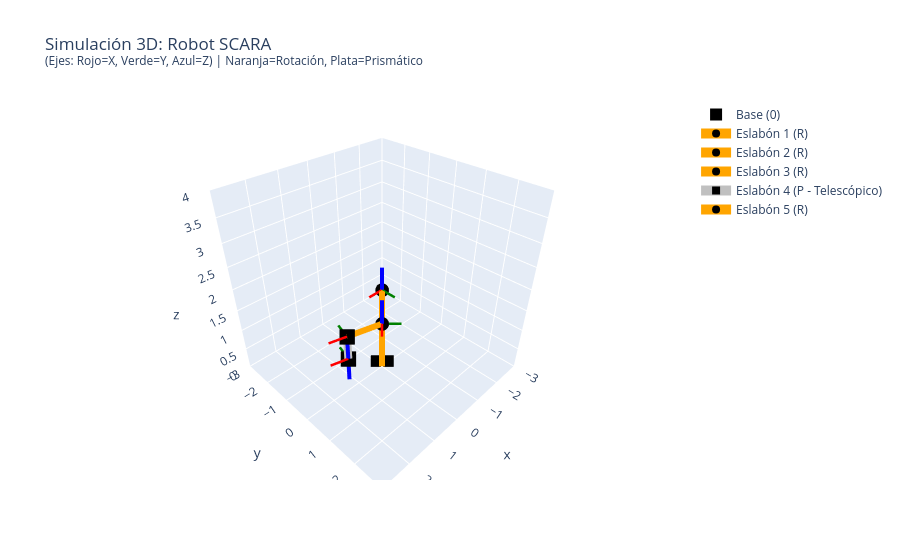

The notebook cell this image was saved under:
### Markdown cell above
### 4.4 El Robot SCARA - RRPR
Arquitectura predominante en líneas de ensamblaje (Pick and Place). Su diseño, con ejes de revolución paralelos, le otorga alta rigidez estructural en el plano vertical (compliance selectiva) garantizando trayectorias planas a alta velocidad de ejecución.
- **Articulaciones:** 2 de Revolución (movimiento planar), 1 Prismática (descenso vertical), y 1 de Revolución (orientación final).

### Code cell
# Variables articulares
q1, q2, q3_baja, q4_herramienta = 45, -60, 0.5, 0  

dh_scara = [
    {'a': 0,   'alpha': 0,   'd': 2.0, 'theta': 0,  'type': 'R'}, # Pilar fijo (Base al Hombro)
    {'a': 1.5, 'alpha': 0,   'd': 0,   'theta': q1, 'type': 'R'}, # Hombro horizontal (O1 en el codo)
    {'a': 1.0, 'alpha': 180, 'd': 0,   'theta': q2, 'type': 'R'}, # Codo horizontal (invierte Z hacia abajo)
    {'a': 0,   'alpha': 0,   'd': q3_baja, 'theta': 0, 'type': 'P'}, # Baja la herramienta (Prismática)
    {'a': 0,   'alpha': 0,   'd': 0,   'theta': q4_herramienta, 'type': 'R'} # Rota la herramienta
]

plot_robot_dh(dh_scara, "Robot SCARA")

### Figure 1 — Plotly figure (JSON) as saved in the notebook; plotly's stock layout.template omitted (floating-point values rounded to 4 significant figures)
{"data": [{"marker": {"color": "black", "size": 12, "symbol": "square"}, "mode": "markers", "name": "Base (0)", "type": "scatter3d", "x": [0], "y": [0], "z": [0]}, {"line": {"color": "orange", "width": 12}, "marker": {"color": "black", "size": 8, "symbol": "circle"}, "mode": "lines+markers", "name": "Eslabón 1 (R)", "type": "scatter3d", "x": [0, 0], "y": [0, 0], "z": [0, 2]}, {"line": {"color": "red", "width": 5}, "mode": "lines", "showlegend": false, "type": "scatter3d", "x": [0, 0.5], "y": [0, 0], "z": [2, 2]}, {"line": {"color": "green", "width": 5}, "mode": "lines", "showlegend": false, "type": "scatter3d", "x": [0, 0], "y": [0, 0.5], "z": [2, 2]}, {"line": {"color": "blue", "width": 8}, "mode": "lines", "showlegend": false, "type": "scatter3d", "x": [0, 0], "y": [0, 0], "z": [2, 2.5]}, {"line": {"color": "orange", "width": 12}, "marker": {"color": "black", "size": 8, "symbol": "circle"}, "mode": "lines+markers", "name": "Eslabón 2 (R)", "type": "scatter3d", "x": [0, 1.061], "y": [0, 1.061], "z": [2, 2]}, {"line": {"color": "red", "width": 5}, "mode": "lines", "showlegend": false, "type": "scatter3d", "x": [1.061, 1.414], "y": [1.061, 1.414], "z": [2, 2]}, {"line": {"color": "green", "width": 5}, "mode": "lines", "showlegend": false, "type": "scatter3d", "x": [1.061, 0.7071], "y": [1.061, 1.414], "z": [2, 2]}, {"line": {"color": "blue", "width": 8}, "mode": "lines", "showlegend": false, "type": "scatter3d", "x": [1.061, 1.061], "y": [1.061, 1.061], "z": [2, 2.5]}, {"line": {"color": "orange", "width": 12}, "marker": {"color": "black", "size": 8, "symbol": "circle"}, "mode": "lines+markers", "name": "Eslabón 3 (R)", "type": "scatter3d", "x": [1.061, 2.027], "y": [1.061, 0.8018], "z": [2, 2]}, {"line": {"color": "red", "width": 5}, "mode": "lines", "showlegend": false, "type": "scatter3d", "x": [2.027, 2.51], "y": [0.8018, 0.6724], "z": [2, 2]}, {"line": {"color": "green", "width": 5}, "mode": "lines", "showlegend": false, "type": "scatter3d", "x": [2.027, 1.897], "y": [0.8018, 0.3189], "z": [2, 2]}, {"line": {"color": "blue", "width": 8}, "mode": "lines", "showlegend": false, "type": "scatter3d", "x": [2.027, 2.027], "y": [0.8018, 0.8018], "z": [2, 1.5]}, {"line": {"color": "silver", "width": 16}, "marker": {"color": "black", "size": 8, "symbol": "square"}, "mode": "lines+markers", "name": "Eslabón 4 (P - Telescópico)", "type": "scatter3d", "x": [2.027, 2.027], "y": [0.8018, 0.8018], "z": [2, 1.5]}, {"line": {"color": "red", "width": 5}, "mode": "lines", "showlegend": false, "type": "scatter3d", "x": [2.027, 2.51], "y": [0.8018, 0.6724], "z": [1.5, 1.5]}, {"line": {"color": "green", "width": 5}, "mode": "lines", "showlegend": false, "type": "scatter3d", "x": [2.027, 1.897], "y": [0.8018, 0.3189], "z": [1.5, 1.5]}, {"line": {"color": "blue", "width": 8}, "mode": "lines", "showlegend": false, "type": "scatter3d", "x": [2.027, 2.027], "y": [0.8018, 0.8018], "z": [1.5, 1]}, {"line": {"color": "orange", "width": 12}, "marker": {"color": "black", "size": 8, "symbol": "circle"}, "mode": "lines+markers", "name": "Eslabón 5 (R)", "type": "scatter3d", "x": [2.027, 2.027], "y": [0.8018, 0.8018], "z": [1.5, 1.5]}, {"line": {"color": "red", "width": 5}, "mode": "lines", "showlegend": false, "type": "scatter3d", "x": [2.027, 2.51], "y": [0.8018, 0.6724], "z": [1.5, 1.5]}, {"line": {"color": "green", "width": 5}, "mode": "lines", "showlegend": false, "type": "scatter3d", "x": [2.027, 1.897], "y": [0.8018, 0.3189], "z": [1.5, 1.5]}, {"line": {"color": "blue", "width": 8}, "mode": "lines", "showlegend": false, "type": "scatter3d", "x": [2.027, 2.027], "y": [0.8018, 0.8018], "z": [1.5, 1]}], "layout": {"scene": {"aspectmode": "cube", "xaxis": {"range": [-3, 3]}, "yaxis": {"range": [-3, 3]}, "zaxis": {"range": [0, 4]}}, "title": {"text": "Simulación 3D: Robot SCARA <br><sup>(Ejes: Rojo=X, Verde=Y, Azul=Z) | Naranja=Rotación, Plata=Prismático</sup>"}}}
